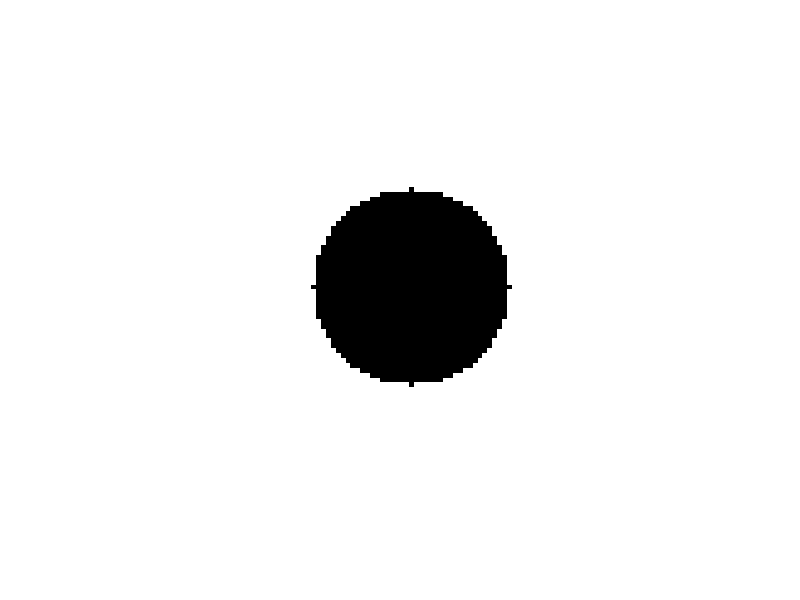

Write the MATLAB code that produced this figure.
% Define image dimensions and initialize the matrix
A = 255 * ones(100, 100); 
Cx = 50; 
Cy = 50; 
radius = 20; 
for i = 1:100
    for j = 1:100
        if (Cx - i)^2 + (Cy - j)^2 <= radius^2
            A(i, j) = 0; % Set pixel value to black (0)
        end
    end
end
imshow(A, []);